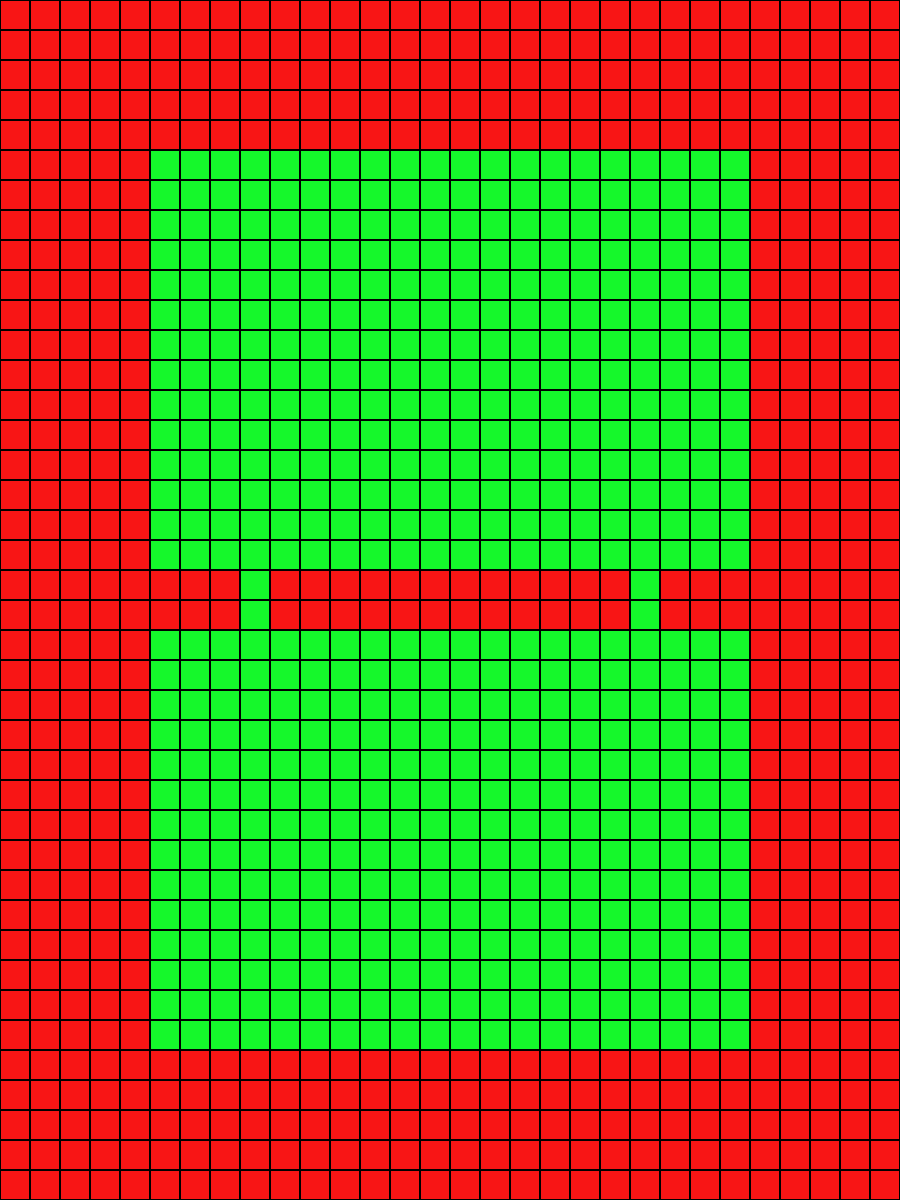

A 2D game scene composited from a Tiled map and its tileset images. What follows is a short description and the map's XML, with each tile layer's data collapsed to a summary:
An orthogonal 30x40 tile map with 30x30 px tiles, 2 tile layers (walkable, background), 3 tilesets and 6 objects.

<map version="1.0" orientation="orthogonal" renderorder="right-down" width="30" height="40" tilewidth="30" tileheight="30" nextobjectid="7">
 <tileset firstgid="1" name="battle_map" tilewidth="30" tileheight="30">
  <image source="battle_map.png" width="120" height="30" />
  <tile id="0">
   <properties>
    <property name="walkable" value="1" />
   </properties>
  </tile>
  <tile id="1">
   <properties>
    <property name="walkable" value="0" />
   </properties>
  </tile>
 </tileset>
 <tileset firstgid="5" name="battle_map_tower_defend" tilewidth="103" tileheight="102">
  <image source="battle_map_tower_defend.png" width="103" height="102" />
 </tileset>
 <tileset firstgid="6" name="battle_map_tower_king" tilewidth="135" tileheight="155">
  <image source="battle_map_tower_king.png" width="135" height="155" />
 </tileset>
 <layer name="walkable" width="30" height="40">
  <data>[1200 cells, 1200 non-empty, 2 distinct tile ids]</data>
 </layer>
 <layer name="background" width="30" height="40" opacity="0">
  <data>[1200 cells, 1200 non-empty, 2 distinct tile ids]</data>
 </layer>
 <objectgroup name="tower">
  <object id="1" gid="6" x="383.52" y="1049.99" width="135" height="155">
   <properties>
    <property name="side" value="player" />
    <property name="type" value="king" />
   </properties>
  </object>
  <object id="2" gid="5" x="599" y="899" width="103" height="102">
   <properties>
    <property name="road" value="right" />
    <property name="side" value="player" />
    <property name="type" value="defend" />
   </properties>
  </object>
  <object id="3" gid="5" x="205.74" y="900.781" width="103" height="102">
   <properties>
    <property name="road" value="left" />
    <property name="side" value="player" />
    <property name="type" value="defend" />
   </properties>
  </object>
  <object id="4" gid="5" x="205.52" y="359.547" width="103" height="102">
   <properties>
    <property name="road" value="left" />
    <property name="side" value="npc" />
    <property name="type" value="defend" />
   </properties>
  </object>
  <object id="5" gid="5" x="594.26" y="361.026" width="103" height="102">
   <properties>
    <property name="road" value="right" />
    <property name="side" value="npc" />
    <property name="type" value="defend" />
   </properties>
  </object>
  <object id="6" gid="6" x="382.48" y="273.246" width="135" height="155">
   <properties>
    <property name="side" value="npc" />
    <property name="type" value="king" />
   </properties>
  </object>
 </objectgroup>
</map>